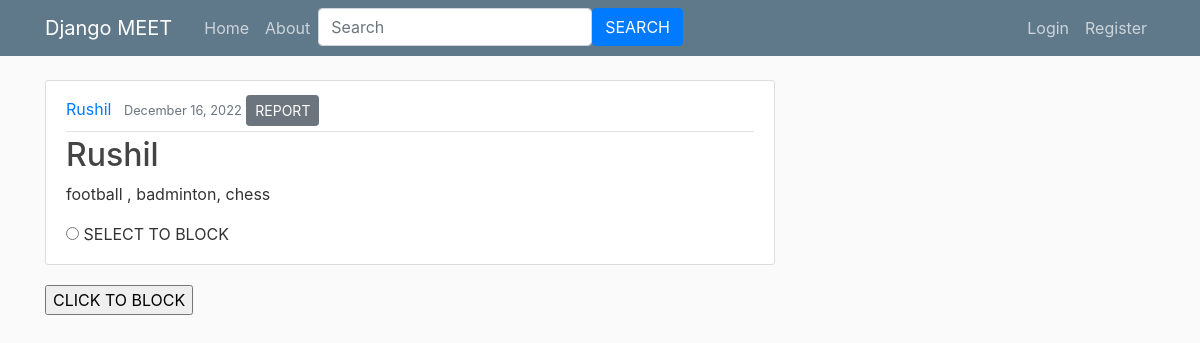
The app's page /profile/1 with its own data.
### meet/models.py (models this page shows, shortened)
class Profile(models.Model):
    name = models.CharField(max_length=100)
    likes = models.TextField()
    date_posted = models.DateTimeField(auto_now_add=True)
    username = models.ForeignKey(User, on_delete=models.CASCADE)

### meet/views.py (the view)
# urls.py: path('profile/<int:pk>',ProfileDetailView.as_view(),name = 'profile-detail'),
class ProfileDetailView(DetailView):
    model = Profile

### meet/templates/meet/profile_detail.html (shortened to what this page needs)
{% extends 'meet/base.html' %}
{% block content %}
    <article class="media content-section">
            <div class="media-body">
                <div class="article-metadata">
                <a class="mr-2" href="#">{{ object.name }}</a>
                <small class="text-muted" >{{ object.date_posted|date:"F d, Y" }}</small>
                {% if object.username != user %}
                <a class = "btn btn-secondary btn-sm mt-1 mb-1" href="{% url 'profile-report'  %}">REPORT</a>
                {% endif %}
                </div>
                <h2><a class="article-title" href="#">{{ object.name }}</a></h2>
                <p class="article-content">{{ object.likes }}</p>
        {% if object.username != user %}
        <form action="block_user" method="post">
              <input type="radio" name= "profile_name" id = "chat" value ={{profile.name}}>
              <label for ='chat'>SELECT TO BLOCK</label>
            </div>
          </article>
          <input type="submit" value="CLICK TO BLOCK">
        {% endif %}
{% endblock content %}

### meet/static/meet/main.css (style rules this page uses)
body { background: #fafafa; color: #333333; margin-top: 5rem; }
h1, h2, h3, h4, h5, h6 { color: #444444; }
.content-section { background: #ffffff; padding: 10px 20px; border: 1px solid #dddddd; border-radius: 3px; margin-bottom: 20px; }
.article-title { color: #444444; }
.article-content { white-space: pre-line; }
.article-metadata { padding-bottom: 1px; margin-bottom: 4px; border-bottom: 1px solid #e3e3e3 }

### records on screen
Profile: name "Rushil", date_posted "December 16, 2022", likes "football , badminton, chess"
